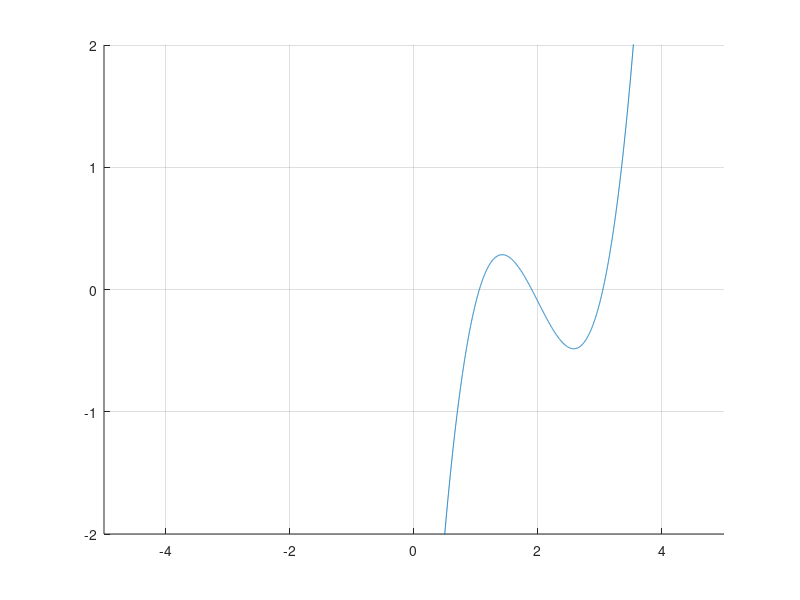

Write the MATLAB code that produced this figure.
%LabWork8 Halil ?brahim KIRLI 090130315

%Task 1
    %i)
        x=-5:0.001:5;
        y=x.^3-6*x.^2+11*x-6.1;
        hold on
        plot(x,y)
        axis([-5 5 -2 2]);
        grid;
